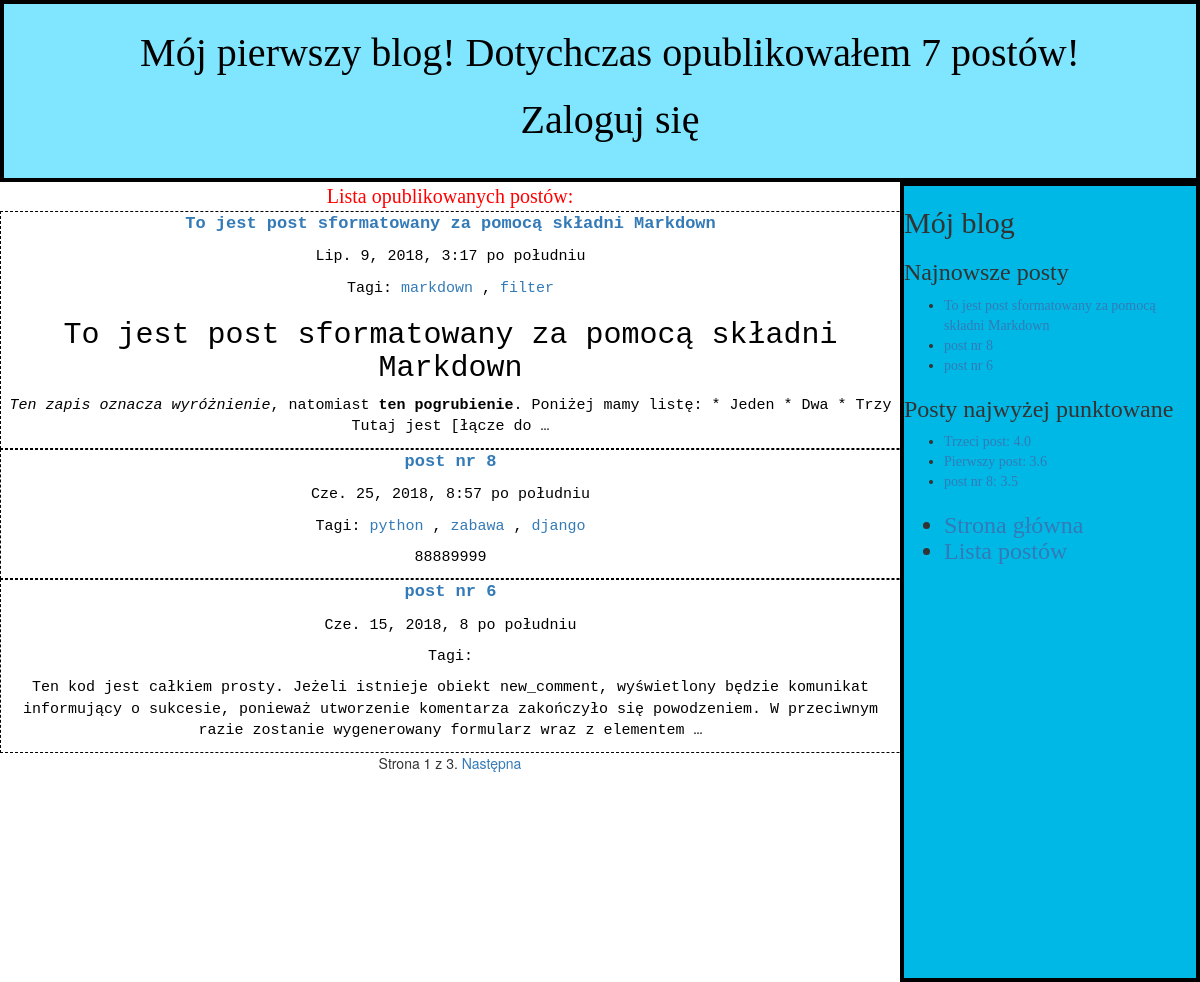
The page /post_list/ on the database as committed earlier.
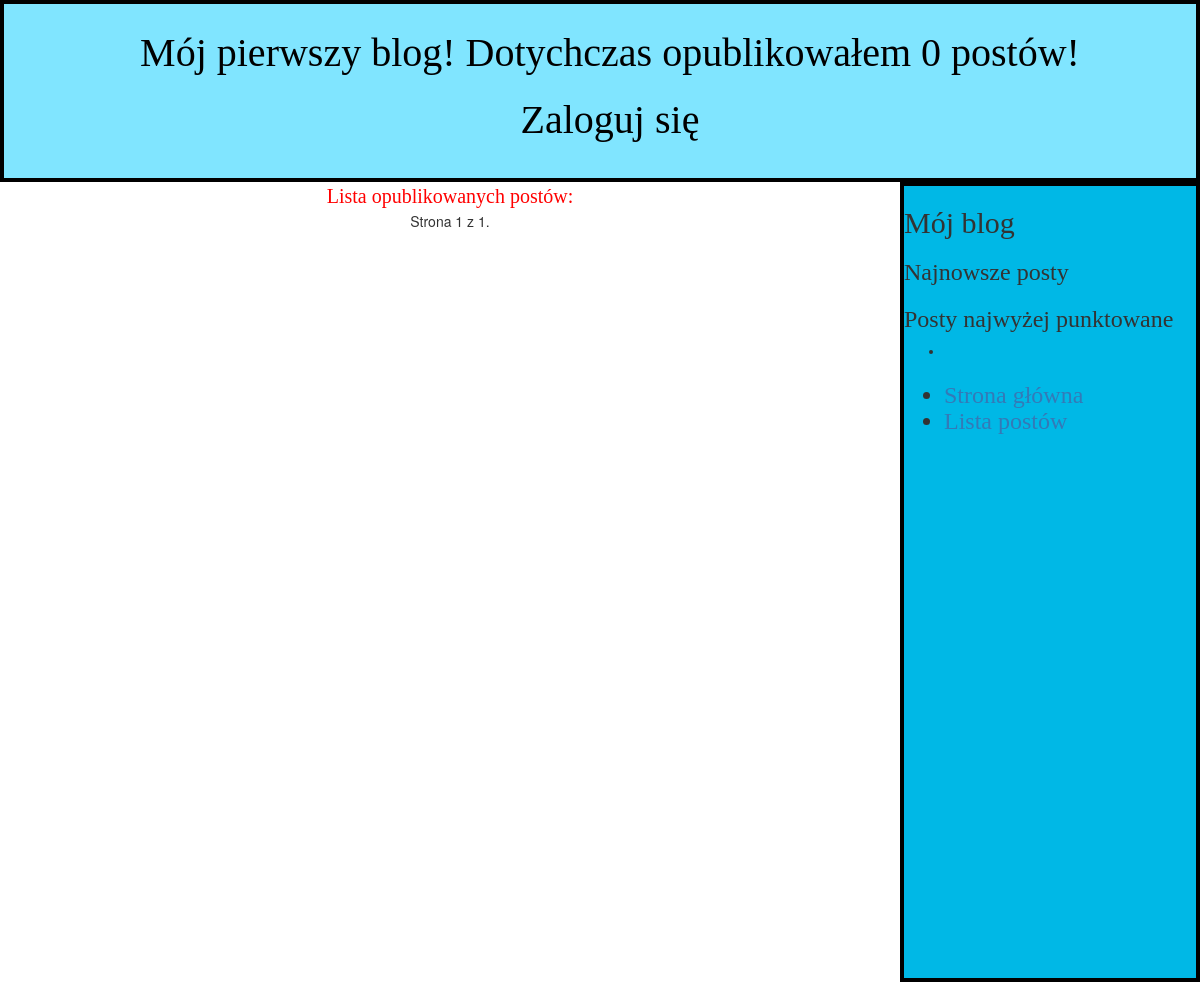
The same page on the database as committed later.
### blog/models.py (models this page shows, shortened)
class Post(models.Model):
    TABLE_OF_CHOICES = (('draft','Roboczy'),('published','Opublikowany'),)
    author = models.ForeignKey(User, on_delete=models.CASCADE)
    category = models.ForeignKey(Category,null = True, on_delete=models.CASCADE)
    title = models.CharField(max_length=250)
    slug = models.SlugField(max_length=250,unique_for_date='publish')
    body_text = models.TextField()
    publish = models.DateTimeField(default=timezone.now)
    created = models.DateTimeField(default=timezone.now)
    status = models.CharField(max_length = 20, choices= TABLE_OF_CHOICES, default = 'draft'  )
    avr_score = models.DecimalField(max_digits=3, decimal_places=1, null = True, blank=True)
    tags = TaggableManager()
    def published(self):
        self.publish = timezone.now()
        self.save()

### blog/views.py (the view)
# urls.py: path('post_list/', views.post_list, name='post_list'),
def post_list(request, tag_slug = None):# wyświetla listę WSZYSTKICH postów
    object_list = Post.objects.filter(status='published').order_by('-publish') #Queryset, wybiera OPUBLIKOWANE POSTY
    page = request.GET.get('page') #Potrzebne do funkcji PAGINATOR
    tag = None
    if tag_slug: #if działajace jeżeli z URL przekazywany jest TAG
        tag = get_object_or_404(Tag, slug=tag_slug) #pobiera odpowiedni obiekt modelu TAG z modułu TAGGIT
        object_list = object_list.filter(tags__in=[tag]) #filtruje wygenerowany QUeryset na podstawie przesłanego TAGu
    paginator = Paginator(object_list,3) # trzy posty na stronie, na podstawie wygenerowanego Querysetu
    try:
        posts = paginator.page(page)
    except PageNotAnInteger:
        posts = paginator.page(1)
    except EmptyPage:
        posts = paginator.page(paginator.num_pages)
    return render(request, 'blog/post_list.html', {'page':page,'posts':posts, 'tag': tag} )

### blog/templatetags/blog_tags.py (called while the page is built)
@register.simple_tag
def total_posts():
    return Post.objects.filter(status='published').count()

@register.inclusion_tag('blog/latest_posts.html') #wraz ze zwróconymi wartosciami wygenerowany ma zostaćszablon latest_posts.html
def show_latest_posts(count=5): #parametr count możemy być zmieniany podczas wywoływania szablonu
    latest_posts = Post.objects.filter(status='published').order_by('-publish')[:count]
    return {'latest_posts':latest_posts} #funkcja zwraca słownik zmiennych zamiast zwykłej wartości

@register.inclusion_tag('blog/highest_scores.html')
def highest_scores(count=5):
    highest_scores = Post.objects.order_by('-avr_score')[:count]
    return {'highest_scores':highest_scores}

@register.filter(name='markdown') #customowy fiiltr tekstu w HTMLu
def markdown_format(text):
    return mark_safe(markdown.markdown(text))

### blog/templates/blog/post_list.html (shortened to what this page needs)
{% extends "blog/base.html" %}
{% load blog_tags %}
{% block content %}
    <div class="content_header">Lista opublikowanych postów:</div>
    {% for post in posts %}
    <div class="posts">
      <p id="title"><a href="{% url 'post_detail' pk=post.pk %}">{{post.title}}</a></p>
      <p>{{post.publish}}</p>
      <p class="tags">
        Tagi:
        {% for tag in post.tags.all %}
          <a href="{% url 'post_list_by_tag' tag.slug %}">
            {{ tag.name }}
          </a>
            {% if not forloop.last %}, {% endif %}
        {% endfor %}</p>
      {{ post.body_text|markdown|truncatewords_html:30 }}
    </div>
    {% endfor %}
    {% include "blog/pagination.html" with page=posts %}
{% endblock %}

### blog/templates/blog/latest_posts.html
<ul>
  {% for post in latest_posts %}
    <li>
        <a href="{% url 'post_detail' pk=post.pk %}">{{ post.title }}</a>
    </li>
  {% endfor %}
</ul>

### blog/templates/blog/highest_scores.html
<ul>
  {% for post in highest_scores %}
    <li>
      {% if post.avr_score%}
      <a href="{% url 'post_detail' pk=post.pk %}">{{ post.title }}: {{post.avr_score}}</a>
      {% endif %}
    </li>
  {% endfor %}
</ul>

Rows that differ between the two databases and show on the page:
removed Post: title "To jest post sformatowany za pomocą składni Markdown", publish "Lip. 9, 2018, 3:17 po południu", body_text "To jest post sformatowany za pomocą składni Markdown Ten zapis oznacza wyróżnienie , natomiast ten pogrubienie . Poniżej mamy listę: * Jeden * Dwa * Trzy Tutaj jest [łącze do …"
removed Post: title "post nr 8", avr_score "3.5", publish "Cze. 25, 2018, 8:57 po południu", body_text "88889999"
removed Post: title "post nr 6", publish "Cze. 15, 2018, 8 po południu", body_text "Ten kod jest całkiem prosty. Jeżeli istnieje obiekt new_comment, wyświetlony będzie komunikat informujący o sukcesie, ponieważ utworzenie komentarza zakończyło się powodzeniem. W przeciwnym razie zostanie wygenerowany formularz wraz z elementem …"
removed Post: title "Trzeci post", avr_score "4.0", shown under "Posty najwyżej punktowane"
removed Post: title "Pierwszy post", avr_score "3.6", shown under "Posty najwyżej punktowane"
no longer on this page (row unchanged): Tag: name "markdown", shown under "To jest post sformatowany za pomocą składni Markdown"
no longer on this page (row unchanged): Tag: name "filter", shown under "To jest post sformatowany za pomocą składni Markdown"
no longer on this page (row unchanged): Tag: name "python", shown under "post nr 8"
no longer on this page (row unchanged): Tag: name "zabawa", shown under "post nr 8"
no longer on this page (row unchanged): Tag: name "django", shown under "post nr 8"
Other text that changed with them:
{{ page.paginator.num_pages }}: "3" → "1"
text no longer shown: "7 Następna"
text now shown: "0"
